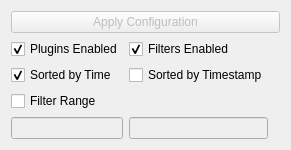
      <widget class="QFrame" name="enableConfigFrame">
       <property name="frameShape">
        <enum>QFrame::NoFrame</enum>
       </property>
       <property name="frameShadow">
        <enum>QFrame::Plain</enum>
       </property>
       <layout class="QGridLayout" name="gridLayout">
        <item row="2" column="1">
         <widget class="QCheckBox" name="filtersEnabled">
          <property name="text">
           <string>Filters Enabled</string>
          </property>
          <property name="checked">
           <bool>true</bool>
          </property>
         </widget>
        </item>
        <item row="0" column="0" colspan="4">
         <widget class="QPushButton" name="applyConfig">
          <property name="enabled">
           <bool>false</bool>
          </property>
          <property name="text">
           <string>Apply Configuration</string>
          </property>
          <property name="icon">
           <iconset resource="resources/resource.qrc">
            <normaloff>:/toolbar/png/weather-storm.png</normaloff>
            <disabledoff>:/toolbar/png/weather-clear.png</disabledoff>:/toolbar/png/weather-storm.png</iconset>
          </property>
         </widget>
        </item>
        <item row="3" column="1">
         <widget class="QCheckBox" name="checkBoxSortByTimestamp">
          <property name="enabled">
           <bool>true</bool>
          </property>
          <property name="text">
           <string>Sorted by Timestamp</string>
          </property>
         </widget>
        </item>
        <item row="2" column="0">
         <widget class="QCheckBox" name="pluginsEnabled">
          <property name="text">
           <string>Plugins Enabled</string>
          </property>
          <property name="checked">
           <bool>true</bool>
          </property>
         </widget>
        </item>
        <item row="3" column="0">
         <widget class="QCheckBox" name="checkBoxSortByTime">
          <property name="text">
           <string>Sorted by Time</string>
          </property>
          <property name="checked">
           <bool>true</bool>
          </property>
         </widget>
        </item>
        <item row="4" column="0">
         <widget class="QCheckBox" name="checkBoxFilterRange">
          <property name="text">
           <string>Filter Range</string>
          </property>
         </widget>
        </item>
        <item row="5" column="0">
         <widget class="QLineEdit" name="lineEditFilterStart">
          <property name="enabled">
           <bool>false</bool>
          </property>
          <property name="toolTip">
           <string extracomment="Filter Range Start Index"/>
          </property>
         </widget>
        </item>
        <item row="5" column="1">
         <widget class="QLineEdit" name="lineEditFilterEnd">
          <property name="enabled">
           <bool>false</bool>
          </property>
          <property name="toolTip">
           <string extracomment="Filter Range End Index"/>
          </property>
         </widget>
        </item>
       </layout>
      </widget>
